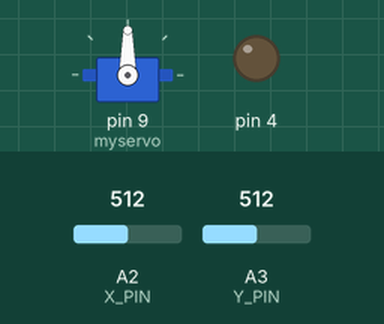
Recording of a sketch running on a simulated Arduino Uno, built with avr-gcc and run on an emulated ATmega328P. On the bench: servo, output pins drawn as LEDs (lit = HIGH). The test bench sets the inputs (shaded band); at power-on: A3 (Y_PIN) = 512, A2 (X_PIN) = 512. What the sketch prints to the serial monitor is not drawn.

Above: at 4.8 s.
4.9 s: A3 (Y_PIN) set to 308
9.9 s: A3 (Y_PIN) set to 294
At 13.0 s:
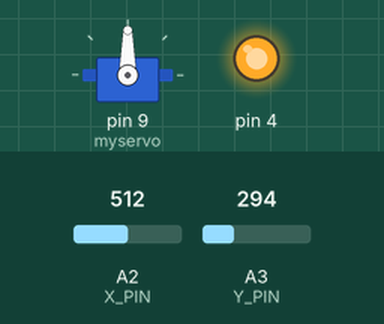
14.9 s: A3 (Y_PIN) set to 306
At 17.2 s:
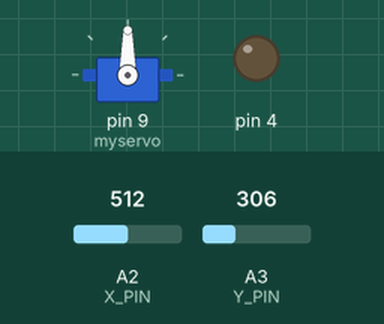
19.9 s: A3 (Y_PIN) set to 290
At 20.3 s:
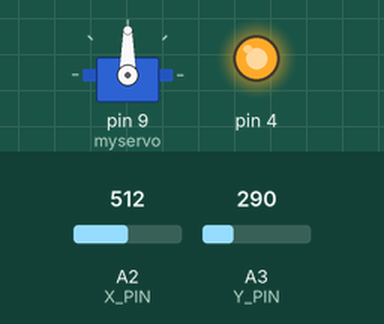
Timing chart, 0 to 22.9 s (numbered marks = the images above; inputs shaded):
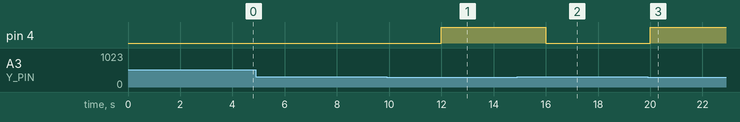

Measured:
- the behaviour switches between 301 and 300 on A3 (Y_PIN) (found by bisection; images 0 and 1)
- after the input at 4.9 s, every drawn part: stays the same
- after the input at 9.9 s, pin 4: LOW → HIGH after 2.1 s
- after the input at 14.9 s, pin 4: HIGH → LOW after 1.1 s
- after the input at 19.9 s, pin 4: LOW → HIGH after 0.10 s

The sketch:

Joystik_podgotovka1.ino
```cpp
#include <Servo.h>
Servo myservo;
int pos;
const int X_PIN = A2;  // x
const int Y_PIN = A3;  // y
int xPos = 0;
int yPos = 0;

void setup()
{
  pinMode(4, OUTPUT);
  Serial.begin(9600);
  pinMode(Y_PIN, INPUT);
  pinMode(X_PIN, INPUT);
  myservo.attach(9);
}

void loop()
{
  yPos = analogRead(Y_PIN);
  if (yPos <= 300){
    digitalWrite(4, HIGH);
      }else{
    digitalWrite(4,LOW);
  }
  xPos = analogRead(X_PIN);
  Serial.print("Y== ");
  Serial.print(yPos);
  Serial.print("  //  ");
  delay(2000);
  Serial.print("X== ");
  Serial.println(xPos);
  delay(2000);
}
```
